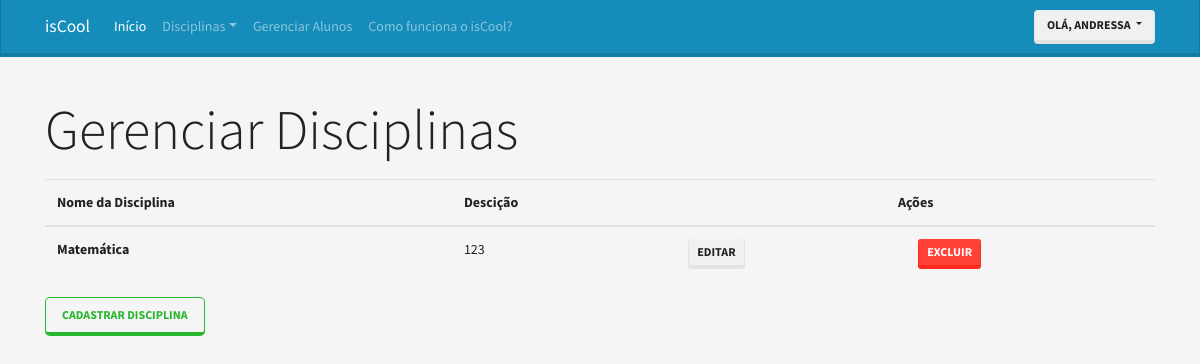
Before: /disciplina/gerenciar-disciplina/ (signed in) with the older database file.
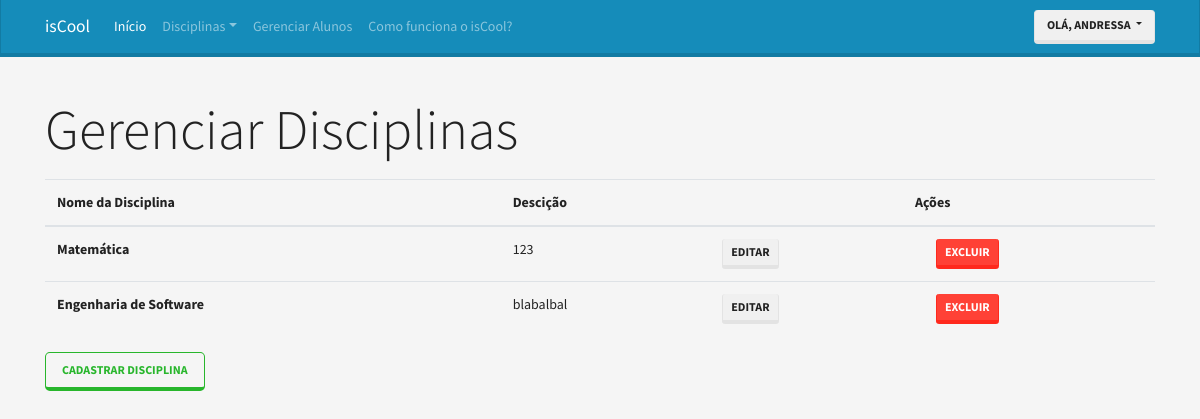
After: the same page with the newer database file.
### discipline/models.py (models this page shows, shortened)
class Discipline(models.Model):
    teacher = models.ForeignKey('accounts.User', verbose_name='Professor(a)', on_delete=models.DO_NOTHING)
    name = models.CharField('Nome', max_length=25)
    description = models.TextField('Descição')
    class Meta:
        verbose_name = 'Disciplina'
        verbose_name_plural = 'Disciplinas'

### accounts/models.py (called while the page is built)
    def __str__(self):
        return self.name or self.username

    def get_short_name(self):
        return str(self).split(" ")[0]

### discipline/views.py (called while the page is built)
    def __call__(self, request):
        if request.user.is_teacher == False:
            return redirect('error')
        context = {
            'disciplines': Discipline.objects.all(),
        }
        return render(request, 'discipline/manager-discipline.html', context)

### discipline/templates/discipline/manager-discipline.html
{% extends "base.html" %}
{% load widget_tweaks %}
{% block container %}
  <div class="container margin-top">
    <p class="display-4">Gerenciar Disciplinas</p>
    <table class="table table-hover">
        <thead>
          <tr>
            <th scope="col">Nome da Disciplina</th>
            <th scope="col">Descição</th>
            <th colspan="2" style="text-align: center">Ações</th>
          </tr>
        </thead>
        <tbody>
        {% for discipline in disciplines %}
          {% if discipline.teacher == user %}
            <tr>
              <th scope="row">{{discipline.name}}</th>
              <td>{{discipline.description}}</td>
              <td><a class="btn btn-secondary btn-sm" href="{% url 'discipline:editDiscipline' discipline.id %}" role="button">Editar</a></td>
              <td><a class="btn btn-danger btn-sm" href="{% url 'discipline:deleteDiscipline' discipline.id %}" role="button">Excluir</a></td>
            </tr>
          {% endif %}
        {% endfor %}
        </tbody>
    </table>
    <a class="btn btn-outline-success btn-lg" href="{% url 'discipline:addDiscipline' %}" role="button">Cadastrar Disciplina</a>
    </div>
{% endblock %}

Changed rows visible on the page:
added Discipline: name "Engenharia de Software", description "blabalbal"
